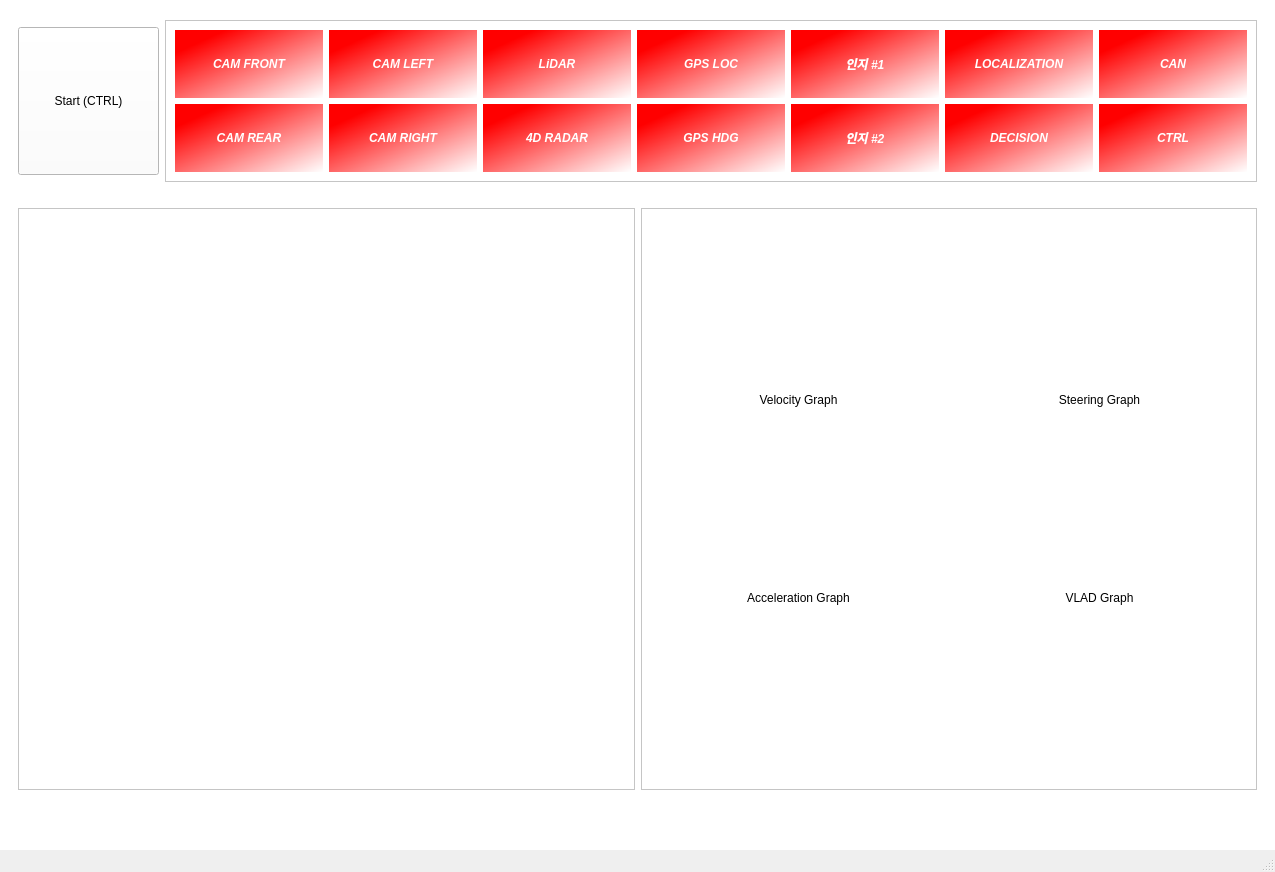
<?xml version="1.0" encoding="UTF-8"?>
<ui version="4.0">
 <class>VilabVisualizer</class>
 <widget class="QMainWindow" name="VilabVisualizer">
  <property name="geometry">
   <rect>
    <x>0</x>
    <y>0</y>
    <width>1275</width>
    <height>872</height>
   </rect>
  </property>
  <property name="windowTitle">
   <string>VILAB_UI</string>
  </property>
  <property name="toolButtonStyle">
   <enum>Qt::ToolButtonIconOnly</enum>
  </property>
  <widget class="QWidget" name="centralWidget">
   <property name="sizePolicy">
    <sizepolicy hsizetype="Preferred" vsizetype="Preferred">
     <horstretch>0</horstretch>
     <verstretch>0</verstretch>
    </sizepolicy>
   </property>
   <property name="minimumSize">
    <size>
     <width>1275</width>
     <height>850</height>
    </size>
   </property>
   <property name="maximumSize">
    <size>
     <width>1275</width>
     <height>850</height>
    </size>
   </property>
   <property name="styleSheet">
    <string notr="true">background-color: rgb(255, 255, 255);</string>
   </property>
   <layout class="QGridLayout" name="gridLayout_4">
    <item row="2" column="3">
     <widget class="QLabel" name="vilabLabel">
      <property name="maximumSize">
       <size>
        <width>100</width>
        <height>30</height>
       </size>
      </property>
      <property name="text">
       <string/>
      </property>
      <property name="pixmap">
       <pixmap>:/vilab/pic/vilab.png</pixmap>
      </property>
     </widget>
    </item>
    <item row="1" column="0" colspan="4">
     <widget class="QWidget" name="visualWidget" native="true">
      <property name="maximumSize">
       <size>
        <width>16777215</width>
        <height>600</height>
       </size>
      </property>
      <layout class="QHBoxLayout" name="horizontalLayout">
       <item>
        <widget class="QFrame" name="matplotFrame">
         <property name="frameShape">
          <enum>QFrame::StyledPanel</enum>
         </property>
         <property name="frameShadow">
          <enum>QFrame::Raised</enum>
         </property>
         <layout class="QVBoxLayout" name="verticalLayout">
          <item>
           <layout class="QVBoxLayout" name="matplotLayout"/>
          </item>
         </layout>
        </widget>
       </item>
       <item>
        <widget class="QFrame" name="graphFrame">
         <property name="maximumSize">
          <size>
           <width>16777215</width>
           <height>600</height>
          </size>
         </property>
         <property name="frameShape">
          <enum>QFrame::StyledPanel</enum>
         </property>
         <property name="frameShadow">
          <enum>QFrame::Raised</enum>
         </property>
         <layout class="QGridLayout" name="gridLayout_2">
          <item row="0" column="0">
           <layout class="QVBoxLayout" name="velocityLayout">
            <item>
             <widget class="QLabel" name="velocityLabel">
              <property name="minimumSize">
               <size>
                <width>0</width>
                <height>20</height>
               </size>
              </property>
              <property name="maximumSize">
               <size>
                <width>16777215</width>
                <height>20</height>
               </size>
              </property>
              <property name="styleSheet">
               <string notr="true">color:black;</string>
              </property>
              <property name="text">
               <string>Velocity Graph</string>
              </property>
              <property name="alignment">
               <set>Qt::AlignCenter</set>
              </property>
             </widget>
            </item>
           </layout>
          </item>
          <item row="0" column="1">
           <layout class="QVBoxLayout" name="steerLayout">
            <item>
             <widget class="QLabel" name="steerLabel">
              <property name="minimumSize">
               <size>
                <width>0</width>
                <height>20</height>
               </size>
              </property>
              <property name="maximumSize">
               <size>
                <width>16777215</width>
                <height>20</height>
               </size>
              </property>
              <property name="styleSheet">
               <string notr="true">color:black;</string>
              </property>
              <property name="text">
               <string>Steering Graph</string>
              </property>
              <property name="alignment">
               <set>Qt::AlignCenter</set>
              </property>
             </widget>
            </item>
           </layout>
          </item>
          <item row="1" column="0">
           <layout class="QVBoxLayout" name="accelLayout">
            <item>
             <widget class="QLabel" name="accelLabel">
              <property name="minimumSize">
               <size>
                <width>0</width>
                <height>20</height>
               </size>
              </property>
              <property name="maximumSize">
               <size>
                <width>16777215</width>
                <height>20</height>
               </size>
              </property>
              <property name="styleSheet">
               <string notr="true">color:black;</string>
              </property>
              <property name="text">
               <string>Acceleration Graph</string>
              </property>
              <property name="alignment">
               <set>Qt::AlignCenter</set>
              </property>
             </widget>
            </item>
           </layout>
          </item>
          <item row="1" column="1">
           <layout class="QVBoxLayout" name="vladLayout">
            <item>
             <widget class="QLabel" name="vladLabel">
              <property name="minimumSize">
               <size>
                <width>0</width>
                <height>20</height>
               </size>
              </property>
              <property name="maximumSize">
               <size>
                <width>16777215</width>
                <height>20</height>
               </size>
              </property>
              <property name="styleSheet">
               <string notr="true">color:black;</string>
              </property>
              <property name="text">
               <string>VLAD Graph</string>
              </property>
              <property name="alignment">
               <set>Qt::AlignCenter</set>
              </property>
             </widget>
            </item>
           </layout>
          </item>
         </layout>
        </widget>
       </item>
      </layout>
     </widget>
    </item>
    <item row="0" column="0" colspan="4">
     <widget class="QWidget" name="controlWidget" native="true">
      <property name="minimumSize">
       <size>
        <width>0</width>
        <height>0</height>
       </size>
      </property>
      <property name="maximumSize">
       <size>
        <width>1283</width>
        <height>180</height>
       </size>
      </property>
      <layout class="QHBoxLayout" name="horizontalLayout_2">
       <item>
        <widget class="QPushButton" name="startButton">
         <property name="minimumSize">
          <size>
           <width>0</width>
           <height>0</height>
          </size>
         </property>
         <property name="maximumSize">
          <size>
           <width>141</width>
           <height>148</height>
          </size>
         </property>
         <property name="font">
          <font>
           <weight>50</weight>
           <bold>false</bold>
          </font>
         </property>
         <property name="cursor">
          <cursorShape>PointingHandCursor</cursorShape>
         </property>
         <property name="styleSheet">
          <string notr="true">color: black;</string>
         </property>
         <property name="text">
          <string>Start (CTRL)</string>
         </property>
        </widget>
       </item>
       <item>
        <widget class="QFrame" name="healthMonitorFrame">
         <property name="frameShape">
          <enum>QFrame::StyledPanel</enum>
         </property>
         <property name="frameShadow">
          <enum>QFrame::Raised</enum>
         </property>
         <layout class="QGridLayout" name="gridLayout_3">
          <item row="0" column="0">
           <widget class="QLabel" name="camfrontLabel">
            <property name="font">
             <font>
              <weight>75</weight>
              <italic>true</italic>
              <bold>true</bold>
             </font>
            </property>
            <property name="styleSheet">
             <string notr="true">background-color: qlineargradient(spread:pad, x1:0, y1:0, x2:1, y2:1, stop:0.171875 rgba(255, 0, 0, 255), stop:1 rgba(255, 255, 255, 255));
color:white;</string>
            </property>
            <property name="text">
             <string>&lt;html&gt;&lt;head/&gt;&lt;body&gt;&lt;p align=&quot;center&quot;&gt;CAM FRONT&lt;/p&gt;&lt;/body&gt;&lt;/html&gt;</string>
            </property>
           </widget>
          </item>
          <item row="0" column="6">
           <widget class="QLabel" name="canLabel">
            <property name="font">
             <font>
              <weight>75</weight>
              <italic>true</italic>
              <bold>true</bold>
             </font>
            </property>
            <property name="styleSheet">
             <string notr="true">background-color: qlineargradient(spread:pad, x1:0, y1:0, x2:1, y2:1, stop:0.171875 rgba(255, 0, 0, 255), stop:1 rgba(255, 255, 255, 255));
color:white</string>
            </property>
            <property name="text">
             <string>&lt;html&gt;&lt;head/&gt;&lt;body&gt;&lt;p align=&quot;center&quot;&gt;CAN&lt;/p&gt;&lt;/body&gt;&lt;/html&gt;</string>
            </property>
           </widget>
          </item>
          <item row="1" column="2">
           <widget class="QLabel" name="ladar4dLabel">
            <property name="font">
             <font>
              <weight>75</weight>
              <italic>true</italic>
              <bold>true</bold>
             </font>
            </property>
            <property name="styleSheet">
             <string notr="true">background-color: qlineargradient(spread:pad, x1:0, y1:0, x2:1, y2:1, stop:0.171875 rgba(255, 0, 0, 255), stop:1 rgba(255, 255, 255, 255));
color:white</string>
            </property>
            <property name="text">
             <string>&lt;html&gt;&lt;head/&gt;&lt;body&gt;&lt;p align=&quot;center&quot;&gt;4D RADAR&lt;/p&gt;&lt;/body&gt;&lt;/html&gt;</string>
            </property>
           </widget>
          </item>
          <item row="0" column="3">
           <widget class="QLabel" name="gpslocLabel">
            <property name="font">
             <font>
              <weight>75</weight>
              <italic>true</italic>
              <bold>true</bold>
             </font>
            </property>
            <property name="styleSheet">
             <string notr="true">background-color: qlineargradient(spread:pad, x1:0, y1:0, x2:1, y2:1, stop:0.171875 rgba(255, 0, 0, 255), stop:1 rgba(255, 255, 255, 255));
color:white</string>
            </property>
            <property name="text">
             <string>&lt;html&gt;&lt;head/&gt;&lt;body&gt;&lt;p align=&quot;center&quot;&gt;GPS LOC&lt;/p&gt;&lt;/body&gt;&lt;/html&gt;</string>
            </property>
           </widget>
          </item>
          <item row="0" column="5">
           <widget class="QLabel" name="localLabel">
            <property name="font">
             <font>
              <weight>75</weight>
              <italic>true</italic>
              <bold>true</bold>
             </font>
            </property>
            <property name="styleSheet">
             <string notr="true">background-color: qlineargradient(spread:pad, x1:0, y1:0, x2:1, y2:1, stop:0.171875 rgba(255, 0, 0, 255), stop:1 rgba(255, 255, 255, 255));
color:white</string>
            </property>
            <property name="text">
             <string>&lt;html&gt;&lt;head/&gt;&lt;body&gt;&lt;p align=&quot;center&quot;&gt;LOCALIZATION&lt;/p&gt;&lt;/body&gt;&lt;/html&gt;</string>
            </property>
           </widget>
          </item>
          <item row="1" column="0">
           <widget class="QLabel" name="camrearLabel">
            <property name="font">
             <font>
              <weight>75</weight>
              <italic>true</italic>
              <bold>true</bold>
             </font>
            </property>
            <property name="styleSheet">
             <string notr="true">background-color: qlineargradient(spread:pad, x1:0, y1:0, x2:1, y2:1, stop:0.171875 rgba(255, 0, 0, 255), stop:1 rgba(255, 255, 255, 255));
color:white</string>
            </property>
            <property name="text">
             <string>&lt;html&gt;&lt;head/&gt;&lt;body&gt;&lt;p align=&quot;center&quot;&gt;CAM REAR&lt;/p&gt;&lt;/body&gt;&lt;/html&gt;</string>
            </property>
           </widget>
          </item>
          <item row="1" column="6">
           <widget class="QLabel" name="ctrlLabel">
            <property name="font">
             <font>
              <weight>75</weight>
              <italic>true</italic>
              <bold>true</bold>
             </font>
            </property>
            <property name="styleSheet">
             <string notr="true">background-color: qlineargradient(spread:pad, x1:0, y1:0, x2:1, y2:1, stop:0.171875 rgba(255, 0, 0, 255), stop:1 rgba(255, 255, 255, 255));
color:white</string>
            </property>
            <property name="text">
             <string>&lt;html&gt;&lt;head/&gt;&lt;body&gt;&lt;p align=&quot;center&quot;&gt;CTRL&lt;/p&gt;&lt;/body&gt;&lt;/html&gt;</string>
            </property>
           </widget>
          </item>
          <item row="0" column="2">
           <widget class="QLabel" name="lidarLabel">
            <property name="font">
             <font>
              <weight>75</weight>
              <italic>true</italic>
              <bold>true</bold>
             </font>
            </property>
            <property name="styleSheet">
             <string notr="true">background-color: qlineargradient(spread:pad, x1:0, y1:0, x2:1, y2:1, stop:0.171875 rgba(255, 0, 0, 255), stop:1 rgba(255, 255, 255, 255));
color:white</string>
            </property>
            <property name="text">
             <string>&lt;html&gt;&lt;head/&gt;&lt;body&gt;&lt;p align=&quot;center&quot;&gt;LiDAR&lt;/p&gt;&lt;/body&gt;&lt;/html&gt;</string>
            </property>
           </widget>
          </item>
          <item row="1" column="1">
           <widget class="QLabel" name="camrightLabel">
            <property name="font">
             <font>
              <weight>75</weight>
              <italic>true</italic>
              <bold>true</bold>
             </font>
            </property>
            <property name="styleSheet">
             <string notr="true">background-color: qlineargradient(spread:pad, x1:0, y1:0, x2:1, y2:1, stop:0.171875 rgba(255, 0, 0, 255), stop:1 rgba(255, 255, 255, 255));
color:white</string>
            </property>
            <property name="text">
             <string>&lt;html&gt;&lt;head/&gt;&lt;body&gt;&lt;p align=&quot;center&quot;&gt;CAM RIGHT&lt;/p&gt;&lt;/body&gt;&lt;/html&gt;</string>
            </property>
           </widget>
          </item>
          <item row="0" column="1">
           <widget class="QLabel" name="camleftLabel">
            <property name="font">
             <font>
              <weight>75</weight>
              <italic>true</italic>
              <bold>true</bold>
             </font>
            </property>
            <property name="styleSheet">
             <string notr="true">background-color: qlineargradient(spread:pad, x1:0, y1:0, x2:1, y2:1, stop:0.171875 rgba(255, 0, 0, 255), stop:1 rgba(255, 255, 255, 255));
color:white</string>
            </property>
            <property name="text">
             <string>&lt;html&gt;&lt;head/&gt;&lt;body&gt;&lt;p align=&quot;center&quot;&gt;CAM LEFT&lt;/p&gt;&lt;/body&gt;&lt;/html&gt;</string>
            </property>
           </widget>
          </item>
          <item row="1" column="5">
           <widget class="QLabel" name="decisionLabel">
            <property name="font">
             <font>
              <weight>75</weight>
              <italic>true</italic>
              <bold>true</bold>
             </font>
            </property>
            <property name="styleSheet">
             <string notr="true">background-color: qlineargradient(spread:pad, x1:0, y1:0, x2:1, y2:1, stop:0.171875 rgba(255, 0, 0, 255), stop:1 rgba(255, 255, 255, 255));
color:white</string>
            </property>
            <property name="text">
             <string>&lt;html&gt;&lt;head/&gt;&lt;body&gt;&lt;p align=&quot;center&quot;&gt;DECISION&lt;/p&gt;&lt;/body&gt;&lt;/html&gt;</string>
            </property>
           </widget>
          </item>
          <item row="1" column="4">
           <widget class="QLabel" name="recog2Label">
            <property name="font">
             <font>
              <weight>75</weight>
              <italic>true</italic>
              <bold>true</bold>
             </font>
            </property>
            <property name="styleSheet">
             <string notr="true">background-color: qlineargradient(spread:pad, x1:0, y1:0, x2:1, y2:1, stop:0.171875 rgba(255, 0, 0, 255), stop:1 rgba(255, 255, 255, 255));
color:white</string>
            </property>
            <property name="text">
             <string>&lt;html&gt;&lt;head/&gt;&lt;body&gt;&lt;p align=&quot;center&quot;&gt;인지 #2&lt;/p&gt;&lt;/body&gt;&lt;/html&gt;</string>
            </property>
           </widget>
          </item>
          <item row="0" column="4">
           <widget class="QLabel" name="recog1Label">
            <property name="font">
             <font>
              <weight>75</weight>
              <italic>true</italic>
              <bold>true</bold>
             </font>
            </property>
            <property name="styleSheet">
             <string notr="true">background-color: qlineargradient(spread:pad, x1:0, y1:0, x2:1, y2:1, stop:0.171875 rgba(255, 0, 0, 255), stop:1 rgba(255, 255, 255, 255));
color:white</string>
            </property>
            <property name="text">
             <string>&lt;html&gt;&lt;head/&gt;&lt;body&gt;&lt;p align=&quot;center&quot;&gt;인지 #1&lt;/p&gt;&lt;/body&gt;&lt;/html&gt;</string>
            </property>
           </widget>
          </item>
          <item row="1" column="3">
           <widget class="QLabel" name="gpshdgLabel">
            <property name="font">
             <font>
              <weight>75</weight>
              <italic>true</italic>
              <bold>true</bold>
             </font>
            </property>
            <property name="styleSheet">
             <string notr="true">background-color: qlineargradient(spread:pad, x1:0, y1:0, x2:1, y2:1, stop:0.171875 rgba(255, 0, 0, 255), stop:1 rgba(255, 255, 255, 255));
color:white</string>
            </property>
            <property name="text">
             <string>&lt;html&gt;&lt;head/&gt;&lt;body&gt;&lt;p align=&quot;center&quot;&gt;GPS HDG&lt;/p&gt;&lt;/body&gt;&lt;/html&gt;</string>
            </property>
           </widget>
          </item>
         </layout>
        </widget>
       </item>
      </layout>
     </widget>
    </item>
    <item row="2" column="2">
     <widget class="QLabel" name="kmuLabel">
      <property name="maximumSize">
       <size>
        <width>100</width>
        <height>30</height>
       </size>
      </property>
      <property name="text">
       <string/>
      </property>
      <property name="pixmap">
       <pixmap>:/kmu/pic/Signature_KMU4.jpg</pixmap>
      </property>
     </widget>
    </item>
   </layout>
  </widget>
  <widget class="QStatusBar" name="statusBar"/>
 </widget>
 <resources/>
 <connections/>
</ui>
